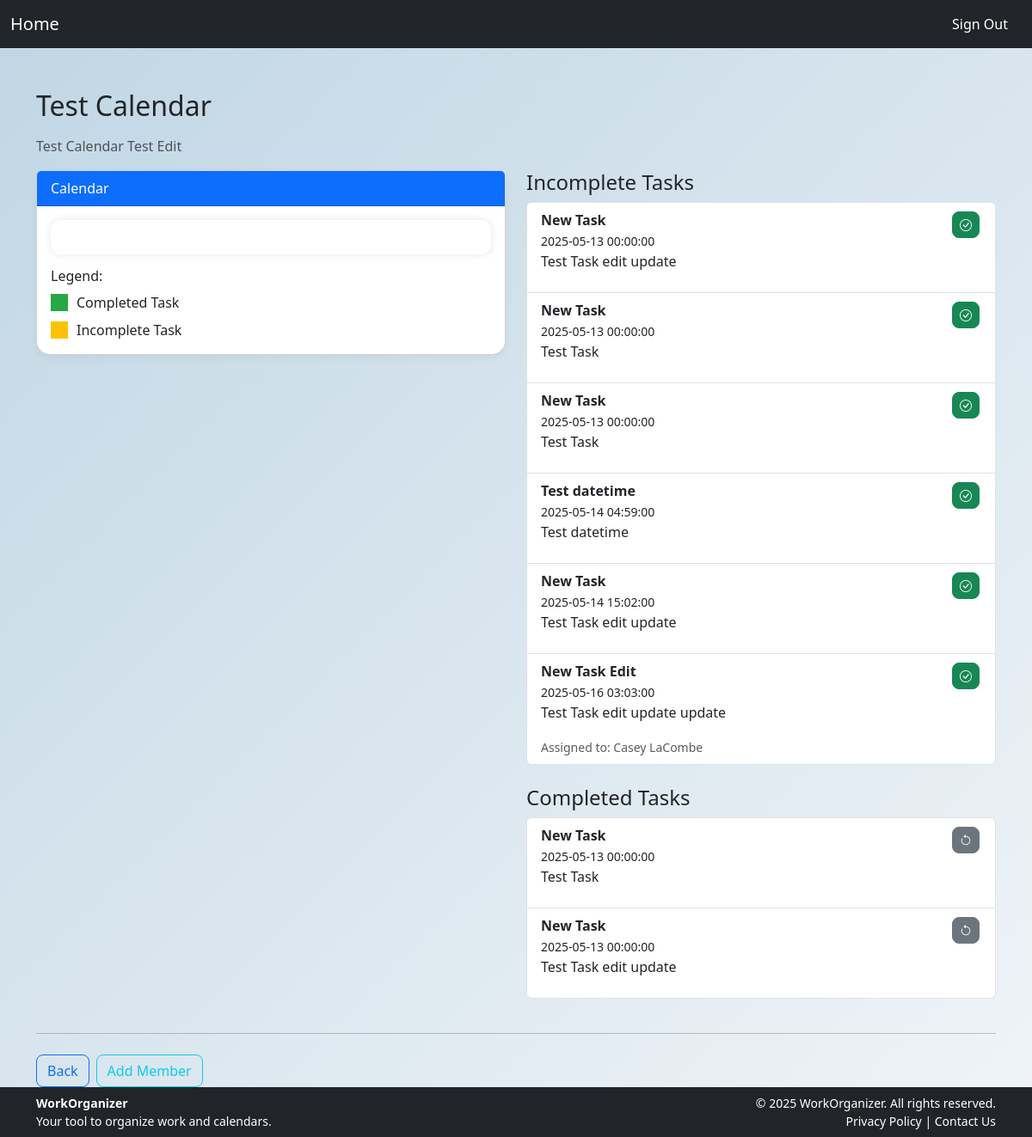
The app's page /view_calendar.php?id=1 (signed in) with its own data.
### tables this page shows
CREATE TABLE `users_calendars` (
  `id` int(3) NOT NULL,
  `calendar_id` int(11) NOT NULL,
  `user_id` int(11) NOT NULL,
  `role_id` int(11) NOT NULL
);

CREATE TABLE `calendars` (
  `id` int(11) NOT NULL,
  `title` varchar(100) NOT NULL,
  `description` text NOT NULL
);

CREATE TABLE `events` (
  `event_id` int(11) NOT NULL,
  `calendar_id` int(11) NOT NULL,
  `title` varchar(255) NOT NULL,
  `date` datetime NOT NULL,
  `details` text NOT NULL,
  `assigned_to` varchar(100) NOT NULL,
  `is_complete` tinyint(1) NOT NULL DEFAULT 0
);

CREATE TABLE `users` (
  `user_id` int(11) NOT NULL,
  `name` varchar(100) NOT NULL,
  `email` varchar(100) NOT NULL,
  `password` varchar(255) NOT NULL,
  `created_at` timestamp NULL DEFAULT current_timestamp()
);

### view_calendar.php (the view, shortened to what this page needs)
<?php
include 'header.php';
$host = 'localhost';
$db = 'workorganizer_db';
$user = 'root';
$pass = '';
try {
    $pdo = new PDO("mysql:host=$host;dbname=$db;charset=utf8mb4", $user, $pass);
    $pdo->setAttribute(PDO::ATTR_ERRMODE, PDO::ERRMODE_EXCEPTION);
} catch (PDOException $e) {
    die("DB connection failed: " . $e->getMessage());
}
$userId = $_SESSION['user_id'] ?? null;
$calendarId = isset($_GET['id']) ? intval($_GET['id']) : null;
$stmt = $pdo->prepare("
SELECT * FROM calendars c
JOIN users_calendars uc
ON c.id = uc.calendar_id
WHERE c.id = ? AND uc.user_id = ?");
$stmt->execute([$calendarId, $userId]);
$calendar = $stmt->fetch(PDO::FETCH_ASSOC);
$stmt = $pdo->prepare("
    SELECT rp.permission_id
    FROM role_permissions rp
    JOIN users_calendars uc
    ON uc.role_id = rp.role_id
    WHERE uc.calendar_id = ? AND uc.user_id = ?
");
$stmt->execute([$calendarId, $userId]);
$userRolePermission = $stmt->fetchAll(PDO::FETCH_COLUMN);
$incompleteEvents = $pdo->prepare("
    SELECT e.*, u.name AS assigned_to
    FROM events e
    LEFT JOIN task_assignments ta ON e.event_id = ta.event_id
    LEFT JOIN users u ON ta.user_id = u.user_id
    WHERE e.calendar_id = ? AND e.is_complete = 0
    ORDER BY e.date ASC
");
$incompleteEvents->execute([$calendarId]);
$incompleteEvents = $incompleteEvents->fetchAll(PDO::FETCH_ASSOC);
$completeEvents = $pdo->prepare("SELECT * FROM events WHERE calendar_id = ? AND is_complete = 1 ORDER BY date ASC");
$completeEvents->execute([$calendarId]);
$completeEvents = $completeEvents->fetchAll(PDO::FETCH_ASSOC);
?>
<!DOCTYPE html>
<html lang="en">
<head>
    <link rel="stylesheet" href="https://cdn.jsdelivr.net/npm/bootstrap@5.3.0/dist/css/bootstrap.min.css">
    <link rel="stylesheet" href="https://cdn.jsdelivr.net/npm/bootstrap-icons@1.10.5/font/bootstrap-icons.css">
    <link rel="stylesheet" href="https://cdnjs.cloudflare.com/ajax/libs/fullcalendar/3.10.2/fullcalendar.min.css">
    <link rel="stylesheet" href="https://cdnjs.cloudflare.com/ajax/libs/animate.css/4.1.1/animate.min.css"/>
</head>
<body>
<main class="container mt-5">
    <h2 class="mb-3"><?= htmlspecialchars($calendar['title']) ?></h2>
    <p class="text-muted"><?= htmlspecialchars($calendar['description']) ?></p>
    <div class="row">
        <div class="col-md-6">
            <div class="card mb-4">
                <div class="card-header bg-primary text-white">Calendar</div>
                <div class="card-body">
                    <div id="calendar"></div>
                    <div class="mt-3">
                        <h6>Legend:</h6>
                        <div class="d-flex align-items-center mb-2">
                            <div style="width: 20px; height: 20px; background-color: #28a745; margin-right: 10px;"></div>
                            <span>Completed Task</span>
                        </div>
                        <div class="d-flex align-items-center">
                            <div style="width: 20px; height: 20px; background-color: #ffc107; margin-right: 10px;"></div>
                            <span>Incomplete Task</span>
                        </div>
                    </div>
                </div>
            </div>
        </div>
        <div class="col-md-6">
            <h4>Incomplete Tasks</h4>
            <?php if ($incompleteEvents): ?>
                <ul class="list-group mb-4">
                <?php foreach($incompleteEvents as $event): ?>
                    <li class="list-group-item d-flex justify-content-between align-items-start animate__animated animate__fadeIn">
                        <div>
                            <strong><?= htmlspecialchars($event['title']) ?></strong><br>
                            <small><?= htmlspecialchars($event['date']) ?></small>
                            <p><?= nl2br(htmlspecialchars($event['details'])) ?></p>
                            <?php if (!empty($event['assigned_to'])): ?>
                                <small class="text-muted">Assigned to: <?= htmlspecialchars($event['assigned_to']) ?></small>
                            <?php endif; ?>
                        </div>
                        <div>
                        <?php if(in_array(5, $userRolePermission)) {
                            echo '<button class="btn btn-sm btn-success toggle-complete" data-event-id="'.$event['event_id'].'" data-status="1" title="Mark Complete">
                                <i class="bi bi-check-circle"></i>
                            </button>';
                            }
                            ?>
                        </div>
                    </li>
                <?php endforeach; ?>
                </ul>
            <?php else: ?>
                <p>No incomplete tasks found.</p>
            <?php endif; ?>
            <h4>Completed Tasks</h4>
            <?php if ($completeEvents): ?>
                <ul class="list-group mb-4">
                <?php foreach ($completeEvents as $event): ?>
                    <li class="list-group-item d-flex justify-content-between align-items-start animate__animated animate__fadeIn">
                        <div>
                            <strong><?= htmlspecialchars($event['title']) ?></strong><br>
                            <small><?= htmlspecialchars($event['date']) ?></small>
                           <p><?= nl2br(htmlspecialchars($event['details'])) ?></p>
                        </div>
                        <div>
                        <?php if(in_array(5, $userRolePermission)) {?>
                            <button class="btn btn-sm btn-secondary toggle-complete" data-event-id="<?= $event['event_id'] ?>" data-status="0" title="Mark Incomplete">
                                <i class="bi bi-arrow-counterclockwise"></i>
                            </button>
                            <?php } ?>
                        </div>
                    </li>
                <?php endforeach; ?>
                </ul>
            <?php else: ?>
                <p>No completed tasks found.</p>
            <?php endif; ?>
        </div>
    </div>
    <hr>
    <div class="mt-4 d-flex flex-wrap gap-2">
        <a href="homepage.php" class="btn btn-outline-primary">Back</a>
        <?php if(in_array(1, $userRolePermission)) { ?>
            <a href="add-member.php?id=<?= $calendarId ?>" class="btn btn-outline-info">Add Member</a>
            <?php if(in_array(2, $userRolePermission)) { ?>
                <a href="remove-member.php?id=<?= $calendarId ?>" class="btn btn-outline-danger">Remove Member</a>
                <a href="editCalendar.php?id=<?= urlencode($calendarId) ?>" class="btn btn-outline-secondary">Edit Calendar</a>
            <?php } } ?>
    </div>
</main>
<?php include 'footer.php'; ?>

### view_calendar.php (style rules this page uses)
body { background: #f8f9fa; font-family: 'Segoe UI', sans-serif; }
#calendar { max-width: 100%; background: white; padding: 20px; border-radius: 12px; box-shadow: 0 0 10px rgba(0,0,0,0.1); }
.card { border-radius: 1rem; box-shadow: 0 3px 10px rgba(0, 0, 0, 0.05); }
.btn-sm { margin: 2px; }
.form-control, .btn { border-radius: 0.5rem; }

### records on screen
users_calendars: calendar.title "Test Calendar", calendar.description "Test Calendar Test Edit"
events: title "New Task", date "2025-05-13 00:00:00", details "Test Task edit update"
events: title "New Task", date "2025-05-13 00:00:00", details "Test Task"
events: title "New Task", date "2025-05-13 00:00:00", details "Test Task"
events: title "Test datetime", date "2025-05-14 04:59:00", details "Test datetime"
events: title "New Task", date "2025-05-14 15:02:00", details "Test Task edit update"
events: title "New Task Edit", date "2025-05-16 03:03:00", details "Test Task edit update update", users.name "Casey LaCombe"
events: title "New Task", date "2025-05-13 00:00:00", details "Test Task"
events: title "New Task", date "2025-05-13 00:00:00", details "Test Task edit update"
